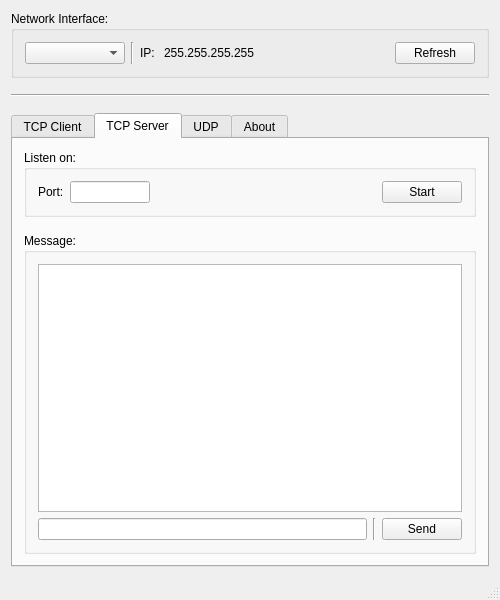
<?xml version="1.0" encoding="UTF-8"?>
<ui version="4.0">
 <class>MainWindow</class>
 <widget class="QMainWindow" name="MainWindow">
  <property name="geometry">
   <rect>
    <x>0</x>
    <y>0</y>
    <width>500</width>
    <height>600</height>
   </rect>
  </property>
  <property name="minimumSize">
   <size>
    <width>500</width>
    <height>500</height>
   </size>
  </property>
  <property name="windowTitle">
   <string>Socket Test</string>
  </property>
  <property name="windowIcon">
   <iconset>
    <normaloff>res/socket_test.png</normaloff>res/socket_test.png</iconset>
  </property>
  <widget class="QWidget" name="centralWidget">
   <layout class="QVBoxLayout" name="verticalLayout">
    <item>
     <widget class="QGroupBox" name="groupBox_3">
      <property name="title">
       <string>Network Interface:</string>
      </property>
      <layout class="QVBoxLayout" name="verticalLayout_2">
       <item>
        <layout class="QHBoxLayout" name="horizontalLayout_5">
         <item>
          <widget class="QComboBox" name="comboBox_Interface">
           <property name="sizePolicy">
            <sizepolicy hsizetype="Preferred" vsizetype="Fixed">
             <horstretch>0</horstretch>
             <verstretch>0</verstretch>
            </sizepolicy>
           </property>
           <property name="minimumSize">
            <size>
             <width>100</width>
             <height>0</height>
            </size>
           </property>
           <property name="maximumSize">
            <size>
             <width>200</width>
             <height>16777215</height>
            </size>
           </property>
          </widget>
         </item>
         <item>
          <widget class="Line" name="line">
           <property name="orientation">
            <enum>Qt::Vertical</enum>
           </property>
          </widget>
         </item>
         <item>
          <widget class="QLabel" name="label_2">
           <property name="text">
            <string>IP: </string>
           </property>
          </widget>
         </item>
         <item>
          <widget class="QLabel" name="label_LocalIP">
           <property name="text">
            <string>255.255.255.255</string>
           </property>
          </widget>
         </item>
         <item>
          <spacer name="horizontalSpacer_5">
           <property name="orientation">
            <enum>Qt::Horizontal</enum>
           </property>
           <property name="sizeHint" stdset="0">
            <size>
             <width>40</width>
             <height>20</height>
            </size>
           </property>
          </spacer>
         </item>
         <item>
          <widget class="QPushButton" name="button_Refresh">
           <property name="text">
            <string>Refresh</string>
           </property>
          </widget>
         </item>
        </layout>
       </item>
      </layout>
     </widget>
    </item>
    <item>
     <spacer name="verticalSpacer_3">
      <property name="orientation">
       <enum>Qt::Vertical</enum>
      </property>
      <property name="sizeType">
       <enum>QSizePolicy::Fixed</enum>
      </property>
      <property name="sizeHint" stdset="0">
       <size>
        <width>20</width>
        <height>10</height>
       </size>
      </property>
     </spacer>
    </item>
    <item>
     <widget class="Line" name="line_6">
      <property name="orientation">
       <enum>Qt::Horizontal</enum>
      </property>
     </widget>
    </item>
    <item>
     <spacer name="verticalSpacer_2">
      <property name="orientation">
       <enum>Qt::Vertical</enum>
      </property>
      <property name="sizeType">
       <enum>QSizePolicy::Fixed</enum>
      </property>
      <property name="sizeHint" stdset="0">
       <size>
        <width>20</width>
        <height>10</height>
       </size>
      </property>
     </spacer>
    </item>
    <item>
     <widget class="QTabWidget" name="tabWidget">
      <property name="tabShape">
       <enum>QTabWidget::Rounded</enum>
      </property>
      <property name="currentIndex">
       <number>1</number>
      </property>
      <widget class="QWidget" name="tab_tcpClient">
       <attribute name="title">
        <string>TCP Client</string>
       </attribute>
       <layout class="QVBoxLayout" name="verticalLayout_5">
        <item>
         <widget class="QGroupBox" name="groupBox_4">
          <property name="title">
           <string>Connect to:</string>
          </property>
          <layout class="QVBoxLayout" name="verticalLayout_6">
           <item>
            <layout class="QHBoxLayout" name="horizontalLayout_7">
             <item>
              <widget class="QLabel" name="label_targetIP">
               <property name="sizePolicy">
                <sizepolicy hsizetype="Preferred" vsizetype="Preferred">
                 <horstretch>0</horstretch>
                 <verstretch>0</verstretch>
                </sizepolicy>
               </property>
               <property name="minimumSize">
                <size>
                 <width>0</width>
                 <height>0</height>
                </size>
               </property>
               <property name="baseSize">
                <size>
                 <width>0</width>
                 <height>0</height>
                </size>
               </property>
               <property name="text">
                <string>IP:</string>
               </property>
              </widget>
             </item>
             <item>
              <widget class="QLineEdit" name="lineEdit_TcpClientTargetIP">
               <property name="minimumSize">
                <size>
                 <width>150</width>
                 <height>0</height>
                </size>
               </property>
               <property name="maximumSize">
                <size>
                 <width>200</width>
                 <height>16777215</height>
                </size>
               </property>
              </widget>
             </item>
             <item>
              <widget class="Line" name="line_4">
               <property name="orientation">
                <enum>Qt::Vertical</enum>
               </property>
              </widget>
             </item>
             <item>
              <widget class="QLabel" name="label_targetPort">
               <property name="sizePolicy">
                <sizepolicy hsizetype="Preferred" vsizetype="Preferred">
                 <horstretch>0</horstretch>
                 <verstretch>0</verstretch>
                </sizepolicy>
               </property>
               <property name="minimumSize">
                <size>
                 <width>0</width>
                 <height>0</height>
                </size>
               </property>
               <property name="text">
                <string>Port:</string>
               </property>
              </widget>
             </item>
             <item>
              <widget class="QLineEdit" name="lineEdit_TcpClientTargetPort">
               <property name="minimumSize">
                <size>
                 <width>80</width>
                 <height>0</height>
                </size>
               </property>
               <property name="maximumSize">
                <size>
                 <width>80</width>
                 <height>16777215</height>
                </size>
               </property>
              </widget>
             </item>
             <item>
              <spacer name="horizontalSpacer">
               <property name="orientation">
                <enum>Qt::Horizontal</enum>
               </property>
               <property name="sizeHint" stdset="0">
                <size>
                 <width>40</width>
                 <height>20</height>
                </size>
               </property>
              </spacer>
             </item>
             <item>
              <widget class="QPushButton" name="button_TcpClient">
               <property name="text">
                <string>Connect</string>
               </property>
              </widget>
             </item>
            </layout>
           </item>
          </layout>
         </widget>
        </item>
        <item>
         <spacer name="verticalSpacer_4">
          <property name="orientation">
           <enum>Qt::Vertical</enum>
          </property>
          <property name="sizeType">
           <enum>QSizePolicy::Fixed</enum>
          </property>
          <property name="sizeHint" stdset="0">
           <size>
            <width>20</width>
            <height>10</height>
           </size>
          </property>
         </spacer>
        </item>
        <item>
         <widget class="QGroupBox" name="groupBox_2">
          <property name="title">
           <string>Message:</string>
          </property>
          <layout class="QVBoxLayout" name="verticalLayout_4">
           <item>
            <widget class="QTextBrowser" name="textBrowser_TcpClientMessage"/>
           </item>
           <item>
            <layout class="QHBoxLayout" name="horizontalLayout">
             <item>
              <widget class="QLineEdit" name="lineEdit_TcpClientSend"/>
             </item>
             <item>
              <widget class="Line" name="line_5">
               <property name="orientation">
                <enum>Qt::Vertical</enum>
               </property>
              </widget>
             </item>
             <item>
              <widget class="QPushButton" name="button_TcpClientSend">
               <property name="text">
                <string>Send</string>
               </property>
              </widget>
             </item>
            </layout>
           </item>
          </layout>
         </widget>
        </item>
       </layout>
      </widget>
      <widget class="QWidget" name="tab_tcpServer">
       <attribute name="title">
        <string>TCP Server</string>
       </attribute>
       <layout class="QVBoxLayout" name="verticalLayout_7">
        <item>
         <widget class="QGroupBox" name="groupBox">
          <property name="title">
           <string>Listen on:</string>
          </property>
          <layout class="QVBoxLayout" name="verticalLayout_3">
           <item>
            <layout class="QHBoxLayout" name="horizontalLayout_3">
             <item>
              <widget class="QLabel" name="label_listenPort">
               <property name="sizePolicy">
                <sizepolicy hsizetype="Preferred" vsizetype="Preferred">
                 <horstretch>0</horstretch>
                 <verstretch>0</verstretch>
                </sizepolicy>
               </property>
               <property name="minimumSize">
                <size>
                 <width>0</width>
                 <height>0</height>
                </size>
               </property>
               <property name="text">
                <string>Port:</string>
               </property>
              </widget>
             </item>
             <item>
              <widget class="QLineEdit" name="lineEdit_TcpServerListenPort">
               <property name="minimumSize">
                <size>
                 <width>80</width>
                 <height>0</height>
                </size>
               </property>
               <property name="maximumSize">
                <size>
                 <width>80</width>
                 <height>16777215</height>
                </size>
               </property>
              </widget>
             </item>
             <item>
              <spacer name="horizontalSpacer_2">
               <property name="orientation">
                <enum>Qt::Horizontal</enum>
               </property>
               <property name="sizeHint" stdset="0">
                <size>
                 <width>40</width>
                 <height>20</height>
                </size>
               </property>
              </spacer>
             </item>
             <item>
              <widget class="QPushButton" name="button_TcpServer">
               <property name="text">
                <string>Start</string>
               </property>
              </widget>
             </item>
            </layout>
           </item>
          </layout>
         </widget>
        </item>
        <item>
         <spacer name="verticalSpacer">
          <property name="orientation">
           <enum>Qt::Vertical</enum>
          </property>
          <property name="sizeType">
           <enum>QSizePolicy::Fixed</enum>
          </property>
          <property name="sizeHint" stdset="0">
           <size>
            <width>20</width>
            <height>10</height>
           </size>
          </property>
         </spacer>
        </item>
        <item>
         <widget class="QGroupBox" name="groupBox_5">
          <property name="title">
           <string>Message:</string>
          </property>
          <layout class="QVBoxLayout" name="verticalLayout_8">
           <item>
            <widget class="QTextBrowser" name="textBrowser_TcpServerMessage"/>
           </item>
           <item>
            <layout class="QHBoxLayout" name="horizontalLayout_2">
             <item>
              <widget class="QLineEdit" name="lineEdit_TcpServerSend"/>
             </item>
             <item>
              <widget class="Line" name="line_7">
               <property name="orientation">
                <enum>Qt::Vertical</enum>
               </property>
              </widget>
             </item>
             <item>
              <widget class="QPushButton" name="button_TcpServerSend">
               <property name="text">
                <string>Send</string>
               </property>
              </widget>
             </item>
            </layout>
           </item>
          </layout>
         </widget>
        </item>
       </layout>
      </widget>
      <widget class="QWidget" name="tab_udp">
       <attribute name="title">
        <string>UDP</string>
       </attribute>
       <layout class="QVBoxLayout" name="verticalLayout_9">
        <item>
         <widget class="QGroupBox" name="groupBox_6">
          <property name="title">
           <string>Listen on:</string>
          </property>
          <layout class="QVBoxLayout" name="verticalLayout_10">
           <item>
            <layout class="QHBoxLayout" name="horizontalLayout_4">
             <item>
              <widget class="QLabel" name="label_3">
               <property name="text">
                <string>Port:</string>
               </property>
              </widget>
             </item>
             <item>
              <widget class="QLineEdit" name="lineEdit_UdpListenPort">
               <property name="sizePolicy">
                <sizepolicy hsizetype="Preferred" vsizetype="Fixed">
                 <horstretch>0</horstretch>
                 <verstretch>0</verstretch>
                </sizepolicy>
               </property>
               <property name="minimumSize">
                <size>
                 <width>80</width>
                 <height>0</height>
                </size>
               </property>
               <property name="maximumSize">
                <size>
                 <width>80</width>
                 <height>16777215</height>
                </size>
               </property>
              </widget>
             </item>
             <item>
              <spacer name="horizontalSpacer_3">
               <property name="orientation">
                <enum>Qt::Horizontal</enum>
               </property>
               <property name="sizeHint" stdset="0">
                <size>
                 <width>40</width>
                 <height>20</height>
                </size>
               </property>
              </spacer>
             </item>
             <item>
              <widget class="QPushButton" name="button_Udp">
               <property name="text">
                <string>Start</string>
               </property>
              </widget>
             </item>
            </layout>
           </item>
          </layout>
         </widget>
        </item>
        <item>
         <spacer name="verticalSpacer_5">
          <property name="orientation">
           <enum>Qt::Vertical</enum>
          </property>
          <property name="sizeType">
           <enum>QSizePolicy::Fixed</enum>
          </property>
          <property name="sizeHint" stdset="0">
           <size>
            <width>20</width>
            <height>10</height>
           </size>
          </property>
         </spacer>
        </item>
        <item>
         <widget class="QGroupBox" name="groupBox_8">
          <property name="title">
           <string>Message:</string>
          </property>
          <layout class="QVBoxLayout" name="verticalLayout_11">
           <item>
            <widget class="QTextBrowser" name="textBrowser_UdpMessage"/>
           </item>
           <item>
            <widget class="QGroupBox" name="groupBox_7">
             <property name="title">
              <string>Send to:</string>
             </property>
             <layout class="QVBoxLayout" name="verticalLayout_12">
              <item>
               <layout class="QHBoxLayout" name="horizontalLayout_8">
                <item>
                 <widget class="QLabel" name="label">
                  <property name="text">
                   <string>IP:</string>
                  </property>
                 </widget>
                </item>
                <item>
                 <widget class="QLineEdit" name="lineEdit_UdpTargetIP">
                  <property name="sizePolicy">
                   <sizepolicy hsizetype="Preferred" vsizetype="Fixed">
                    <horstretch>0</horstretch>
                    <verstretch>0</verstretch>
                   </sizepolicy>
                  </property>
                  <property name="minimumSize">
                   <size>
                    <width>200</width>
                    <height>0</height>
                   </size>
                  </property>
                  <property name="maximumSize">
                   <size>
                    <width>200</width>
                    <height>16777215</height>
                   </size>
                  </property>
                 </widget>
                </item>
                <item>
                 <widget class="Line" name="line_2">
                  <property name="orientation">
                   <enum>Qt::Vertical</enum>
                  </property>
                 </widget>
                </item>
                <item>
                 <widget class="QLabel" name="label_4">
                  <property name="text">
                   <string>Port:</string>
                  </property>
                 </widget>
                </item>
                <item>
                 <widget class="QLineEdit" name="lineEdit_UdpTargetPort">
                  <property name="enabled">
                   <bool>true</bool>
                  </property>
                  <property name="sizePolicy">
                   <sizepolicy hsizetype="Preferred" vsizetype="Fixed">
                    <horstretch>0</horstretch>
                    <verstretch>0</verstretch>
                   </sizepolicy>
                  </property>
                  <property name="minimumSize">
                   <size>
                    <width>80</width>
                    <height>0</height>
                   </size>
                  </property>
                  <property name="maximumSize">
                   <size>
                    <width>80</width>
                    <height>16777215</height>
                   </size>
                  </property>
                  <property name="baseSize">
                   <size>
                    <width>0</width>
                    <height>0</height>
                   </size>
                  </property>
                 </widget>
                </item>
                <item>
                 <spacer name="horizontalSpacer_4">
                  <property name="orientation">
                   <enum>Qt::Horizontal</enum>
                  </property>
                  <property name="sizeHint" stdset="0">
                   <size>
                    <width>40</width>
                    <height>20</height>
                   </size>
                  </property>
                 </spacer>
                </item>
               </layout>
              </item>
              <item>
               <widget class="Line" name="line_3">
                <property name="orientation">
                 <enum>Qt::Horizontal</enum>
                </property>
               </widget>
              </item>
              <item>
               <layout class="QHBoxLayout" name="horizontalLayout_6">
                <item>
                 <widget class="QLineEdit" name="lineEdit_UdpSend"/>
                </item>
                <item>
                 <widget class="Line" name="line_8">
                  <property name="orientation">
                   <enum>Qt::Vertical</enum>
                  </property>
                 </widget>
                </item>
                <item>
                 <widget class="QPushButton" name="button_UdpSend">
                  <property name="text">
                   <string>Send</string>
                  </property>
                 </widget>
                </item>
               </layout>
              </item>
             </layout>
            </widget>
           </item>
          </layout>
         </widget>
        </item>
       </layout>
      </widget>
      <widget class="QWidget" name="tab">
       <attribute name="title">
        <string>About</string>
       </attribute>
       <layout class="QVBoxLayout" name="verticalLayout_13">
        <item>
         <spacer name="verticalSpacer_7">
          <property name="orientation">
           <enum>Qt::Vertical</enum>
          </property>
          <property name="sizeType">
           <enum>QSizePolicy::Fixed</enum>
          </property>
          <property name="sizeHint" stdset="0">
           <size>
            <width>20</width>
            <height>20</height>
           </size>
          </property>
         </spacer>
        </item>
        <item>
         <widget class="QLabel" name="label_5">
          <property name="font">
           <font>
            <pointsize>18</pointsize>
           </font>
          </property>
          <property name="cursor">
           <cursorShape>ArrowCursor</cursorShape>
          </property>
          <property name="layoutDirection">
           <enum>Qt::LeftToRight</enum>
          </property>
          <property name="text">
           <string>Socket Test</string>
          </property>
          <property name="alignment">
           <set>Qt::AlignCenter</set>
          </property>
          <property name="textInteractionFlags">
           <set>Qt::LinksAccessibleByMouse|Qt::TextSelectableByMouse</set>
          </property>
         </widget>
        </item>
        <item>
         <widget class="QLabel" name="label_AppVersion">
          <property name="text">
           <string>V 2.0</string>
          </property>
          <property name="alignment">
           <set>Qt::AlignCenter</set>
          </property>
          <property name="textInteractionFlags">
           <set>Qt::LinksAccessibleByMouse</set>
          </property>
         </widget>
        </item>
        <item>
         <widget class="QLabel" name="label_7">
          <property name="text">
           <string>By: Zach (Zhengyu) Peng</string>
          </property>
          <property name="alignment">
           <set>Qt::AlignCenter</set>
          </property>
         </widget>
        </item>
        <item>
         <widget class="QLabel" name="label_GitHub">
          <property name="text">
           <string>&lt;html&gt;&lt;head/&gt;&lt;body&gt;&lt;p&gt;&lt;a href=&quot;https://github.com/rookiepeng/socket-test-qt&quot; target=&quot;_blank&quot;&gt;&lt;span style=&quot; text-decoration: underline; color:#0000ff;&quot;&gt;Source codes on Github&lt;/span&gt;&lt;/a&gt;&lt;/p&gt;&lt;/body&gt;&lt;/html&gt;</string>
          </property>
          <property name="alignment">
           <set>Qt::AlignCenter</set>
          </property>
          <property name="textInteractionFlags">
           <set>Qt::LinksAccessibleByMouse|Qt::TextSelectableByMouse</set>
          </property>
         </widget>
        </item>
        <item>
         <widget class="QLabel" name="label_HomePage">
          <property name="text">
           <string>&lt;html&gt;&lt;head/&gt;&lt;body&gt;&lt;p&gt;&lt;a href=&quot;https://zpeng.me/&quot; target=&quot;_blank&quot;&gt;&lt;span style=&quot; text-decoration: underline; color:#0000ff;&quot;&gt;My home page&lt;/span&gt;&lt;/a&gt;&lt;/p&gt;&lt;/body&gt;&lt;/html&gt;</string>
          </property>
          <property name="alignment">
           <set>Qt::AlignCenter</set>
          </property>
          <property name="textInteractionFlags">
           <set>Qt::LinksAccessibleByMouse|Qt::TextSelectableByMouse</set>
          </property>
         </widget>
        </item>
        <item>
         <spacer name="verticalSpacer_6">
          <property name="orientation">
           <enum>Qt::Vertical</enum>
          </property>
          <property name="sizeHint" stdset="0">
           <size>
            <width>20</width>
            <height>40</height>
           </size>
          </property>
         </spacer>
        </item>
       </layout>
      </widget>
     </widget>
    </item>
   </layout>
  </widget>
  <widget class="QMenuBar" name="menuBar">
   <property name="geometry">
    <rect>
     <x>0</x>
     <y>0</y>
     <width>500</width>
     <height>21</height>
    </rect>
   </property>
  </widget>
  <widget class="QStatusBar" name="statusBar"/>
 </widget>
 <layoutdefault spacing="6" margin="11"/>
 <resources/>
 <connections/>
</ui>
